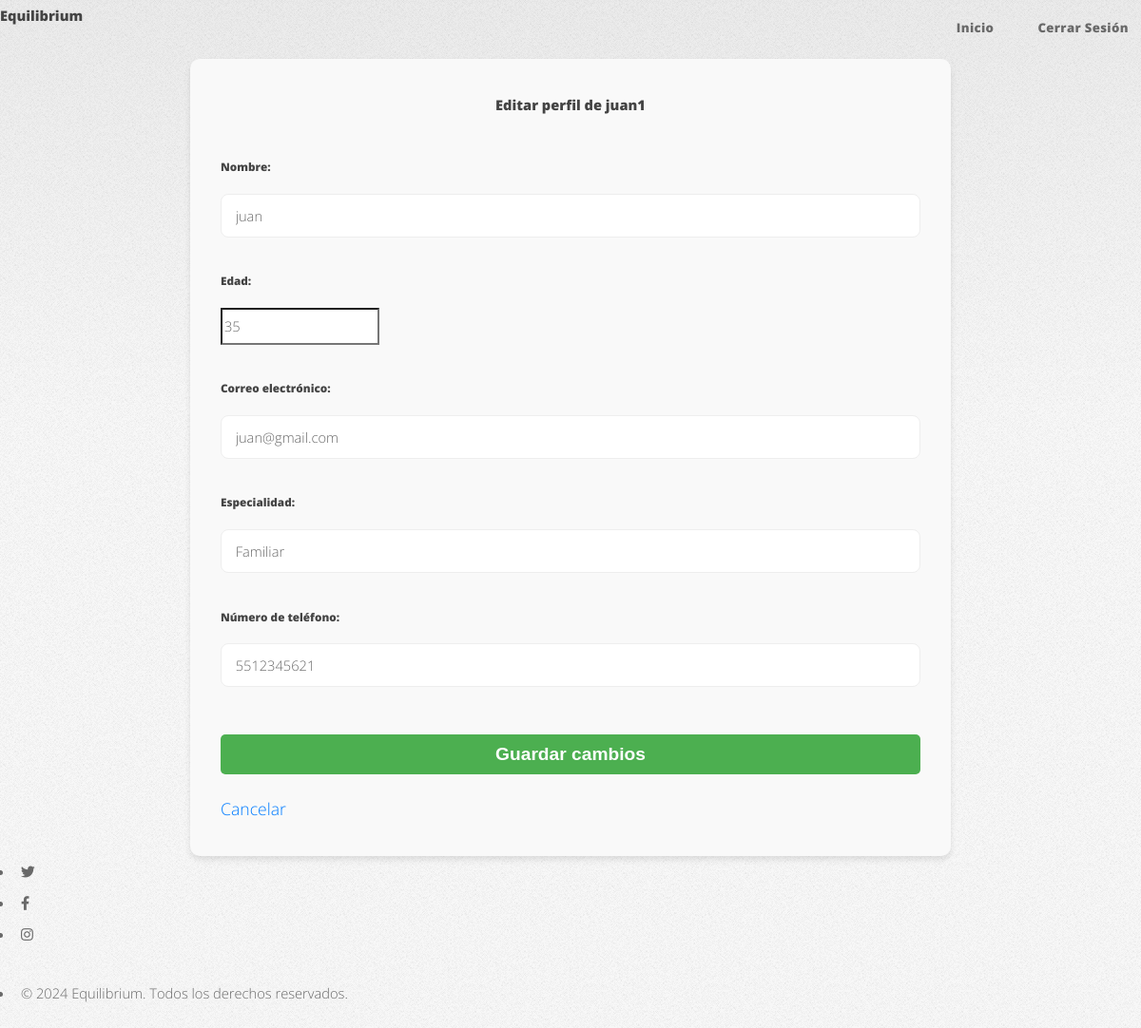
Page /profile/edit/ (signed in) on the committed database.
### main/models.py (models this page shows, shortened)
class Psychologist(models.Model):
    user = models.OneToOneField(User, on_delete=models.CASCADE, related_name='psychologist_profile')
    name = models.CharField(max_length=100)
    age = models.IntegerField()
    email = models.EmailField(unique=True)
    specialty = models.CharField(max_length=100)
    phone_number = models.CharField(max_length=15)
    profile_photo = models.ImageField(upload_to='profile_photos/', null=True, blank=True)
    cover_photo = models.ImageField(upload_to='cover_photos/', null=True, blank=True)

### main/views.py (the view)
# urls.py: path('profile/edit/', views.edit_profile, name='edit_profile'),
@login_required
def edit_profile(request):
    if hasattr(request.user, 'psychologist_profile'):
        profile_data = request.user.psychologist_profile
        form_class = PsychologistEditForm
    elif hasattr(request.user, 'student_profile'):
        profile_data = request.user.student_profile
        form_class = StudentEditForm
    else:
        return redirect('home')
    if request.method == 'POST':
        form = form_class(request.POST, instance=profile_data)
        if form.is_valid():
            form.save()
            return redirect('profile', user_id=request.user.id)
    else:
        form = form_class(instance=profile_data)
    return render(request, 'edit_profile.html', {'form': form})

### main/forms.py
class PsychologistEditForm(forms.ModelForm):
    name = forms.CharField(max_length=20, label='Nombre', validators=[name_validator])
    age = forms.IntegerField(
        label='Edad',
        validators=[age_validator],
        error_messages={
            'invalid': 'Por favor, introduce una edad válida con máximo 2 dígitos.',
        }
    )
    email = forms.EmailField(required=True, label='Correo electrónico')
    specialty = forms.CharField(max_length=20, label='Especialidad', validators=[specialty_validator])
    phone_number = forms.CharField(max_length=10, label='Número de teléfono', validators=[phone_number_validator])
    class Meta:
        model = Psychologist
        fields = ['name', 'age', 'email', 'specialty', 'phone_number']
        labels = {
            'name': 'Nombre',
            'age': 'Edad',
            'email': 'Correo electrónico',
            'specialty': 'Especialidad',
            'phone_number': 'Número de teléfono',
        }

### main/templates/edit_profile.html (shortened to what this page needs)
<!DOCTYPE html>
<html lang="es">
<head>
    {% load static %}
    <link rel="stylesheet" href="{% static 'css/fontawesome-all.min.css' %}">
    <link rel="stylesheet" href="{% static 'css/main.css' %}">
</head>
<body class="is-preload">
    <div id="page-wrapper">
        <header id="header">
            <h1 id="logo"><a href="{% url 'home' %}">Equilibrium</a></h1>
            <nav id="nav">
                <ul>
                    <li><a href="{% url 'home' %}">Inicio</a></li>
                    <li><a href="{% url 'logout' %}">Cerrar Sesión</a></li>
                </ul>
            </nav>
        </header>
        <section id="main" class="container">
            <div class="form-container">
                <h1>Editar perfil de {{ user.username }}</h1>
                <form method="POST">
                    {{ form.as_p }}
                    <button type="submit">Guardar cambios</button>
                </form>
                <a href="{% url 'profile' user.id %}">Cancelar</a>
            </div>
        </section>
        <footer id="footer">
            <ul class="icons">
                <li><a href="#" class="icon brands fa-twitter"><span class="label">Twitter</span></a></li>
                <li><a href="#" class="icon brands fa-facebook-f"><span class="label">Facebook</span></a></li>
                <li><a href="#" class="icon brands fa-instagram"><span class="label">Instagram</span></a></li>
            </ul>
            <ul class="copyright">
                <li>&copy; 2024 Equilibrium. Todos los derechos reservados.</li>
            </ul>
        </footer>
    </div>
</body>
</html>

### main/templates/edit_profile.html (style rules this page uses)
.form-container { max-width: 800px; margin: 0 auto; background: #f9f9f9; padding: 2rem; border-radius: 10px; box-shadow: 0 4px 6px rgba(0, 0, 0, 0.1); }
.form-container h1 { text-align: center; margin-bottom: 2rem; }
.form-container form { display: flex; flex-direction: column; }
.form-container button { background-color: #4CAF50; color: white; padding: 10px 20px; margin-top: 20px; border: none; border-radius: 5px; cursor: pointer; font-size: 1.2rem; }
.form-container a { text-align: center; display: inline-block; margin-top: 20px; font-size: 1.1rem; color: #007BFF; text-decoration: none; }

### rows in the picture
Psychologist: name "juan", age "35", email "juan@gmail.com", specialty "Familiar", phone_number "5512345621"

### other values in the picture
{{ user.username }} "juan1"
